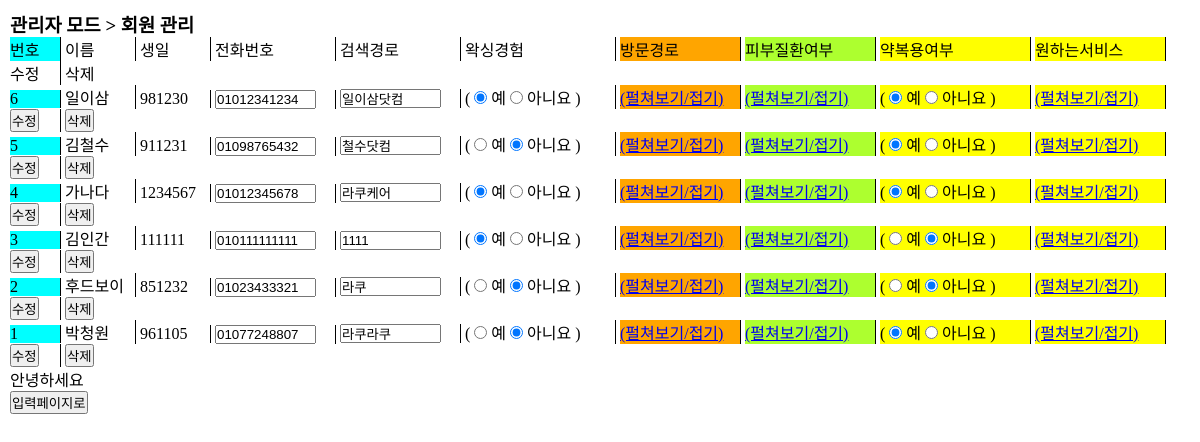
The app's page /admin.php with its own data.
### tables this page shows
CREATE TABLE `raku1` (
  `num` int(11) NOT NULL,
  `name` char(20) NOT NULL,
  `birth` char(20) NOT NULL,
  `phone` char(30) NOT NULL,
  `route_method` char(20) NOT NULL,
  `search_method` char(20) NOT NULL,
  `wax_ex` char(10) NOT NULL,
  `sicks` char(200) NOT NULL,
  `pill_ex` char(10) NOT NULL,
  `want` char(200) NOT NULL,
  `info` char(10) NOT NULL
);

### admin.php (the view, shortened to what this page needs)
<!DOCTYPE html>
<html lang="en">
<head>
</head>
<body>
<section>
    <div id="admin_box">
        <h3 id="member_title">
	    	관리자 모드 > 회원 관리
		</h3>
        <ul id="member_list">
            <li>
                <span class="col1">번호</span>
                <span class="col2">이름</span>
                <span class="col3">생일</span>
                <span class="col4">전화번호</span>
                <span class="col5">검색경로</span>
                <span class="col6">왁싱경험</span>
                <span class="col77">방문경로</span>
                <span class="col7">피부질환여부</span>
                <span class="col8">약복용여부</span>
                <span class="col9">원하는서비스</span>
                <span class="col10">수정</span>
                <span class="col11">삭제</span>
            </li>
<?php
    $con = mysqli_connect("localhost", "user1", "12345", "sample");
	$sql = "select * from raku1 order by num desc";
	$result = mysqli_query($con, $sql);
    $total_record = mysqli_num_rows($result);
    $number =  $total_record;
    while($row = mysqli_fetch_array($result)){
        $num  = $row["num"];
        $name = $row["name"];
        $birth = $row["birth"];
        $phone = $row["phone"];
        $search_method = $row["search_method"];
        $wax_ex= $row["wax_ex"];
        $pill_ex= $row["pill_ex"];
?>
     <li>
        <form action="admin_member_update.php?num=<?=$num?>" method="post">
                <span class="col1"><?=$number?></span>
                <span class="col2"><?=$name?></span>
                <span class="col3"><?=$birth?></span>
                <span class="col4"><input type="text" name="phone" value="<?=$phone?>" size='10'></span>
                <span class="col5"><input type="text" name="search_method" value="<?=$search_method?>" size='10'></span>
                <span class="col6"> ( <input type="radio" name="wax_ex" value="yes" <?php if ($wax_ex == 'yes') echo 'checked'; ?> > 예
                                      <input type="radio" name="wax_ex" value="no" <?php if ($wax_ex == 'no') echo 'checked'; ?> > 아니요 ) </span>
                <span class="col77">
                                    <ul class="route_box"> <a href="#">(펄쳐보기/접기)</a>
                                    </ul>
                                    </span>
                <span class="col7">
                     <ul class="check_box">  <a href="#"> (펄쳐보기/접기)</a>
                    </ul>
                </span>
                <span class="col8">( <input type="radio" name="pill_ex" value="yes" <?php if ($pill_ex == 'yes') echo 'checked'; ?> > 예
                                      <input type="radio" name="pill_ex" value="no" <?php if ($pill_ex == 'no') echo 'checked'; ?> > 아니요 )</span>
                <span class="col9">
                    <ul class="want_box"> <a href="#">(펄쳐보기/접기)</a>
                    </ul>
                    </span>
                <span class="col10"><button type="submit">수정</button></span>
                <span class="col11">
                    <button type="button" onclick="location.href='admin_member_delete.php?num=<?=$num?>' ">삭제</button>
                </span>
        </form>
    </li>
<?php
    $number--;
}
?>
    <p>안녕하세요</p>
    <button type="button" onclick="location.href='raku.php'">입력페이지로</button>
</body>
</html>

### admin.php (style rules this page uses)
* { margin:0; padding:0; }
#admin_box { margin-top: 10px; margin-left:10px; }
ul,li { list-style: none; }
.col1 { display:inline-block; background-color: aqua; width: 50px; border-right: 1px solid black; }
.col2 { display:inline-block; background-color:sky; width: 70px; border-right: 1px solid black; }
.col3 { display:inline-block; background-color:sky-blue; width: 70px; border-right: 1px solid black; }
.col4 { display:inline-block; background-color:sky-blue; width: 120px; border-right: 1px solid black; }
.col5 { display:inline-block; background-color:sky-blue; width: 120px; border-right: 1px solid black; }
.col6 { display:inline-block; background-color:sky-blue; width: 150px; border-right: 1px solid black; }
.col77 { display:inline-block; background-color:orange; width: 120px; border-right: 1px solid black; }
.col7 { display:inline-block; background-color:greenyellow; width: 130px; border-right: 1px solid black; }
.col8 { display:inline-block; background-color:yellow; width: 150px; border-right: 1px solid black; }
.col9 { display:inline-block; background-color:yellow; width: 130px; border-right: 1px solid black; }
.col10 { display:inline-block; background-color:yello; width: 50px; border-right: 1px solid black; }
.check_box { position: relative; z-index: 1; display:block; }
.want_box { position: relative; z-index: 1; display:block; }
.route_box { position: relative; z-index: 1; display:block; }

### records on screen
raku1: name "일이삼", birth "981230", phone "01012341234", search_method "일이삼닷컴", wax_ex "☑", pill_ex "☑"
raku1: name "김철수", birth "911231", phone "01098765432", search_method "철수닷컴", wax_ex "☑", pill_ex "☑"
raku1: name "가나다", birth "1234567", phone "01012345678", search_method "라쿠케어", wax_ex "☑", pill_ex "☑"
raku1: name "김인간", birth "111111", phone "010111111111", search_method "1111", wax_ex "☑", pill_ex "☑"
raku1: name "후드보이", birth "851232", phone "01023433321", search_method "라쿠", wax_ex "☑", pill_ex "☑"
raku1: name "박청원", birth "961105", phone "01077248807", search_method "라쿠라쿠", wax_ex "☑", pill_ex "☑"
